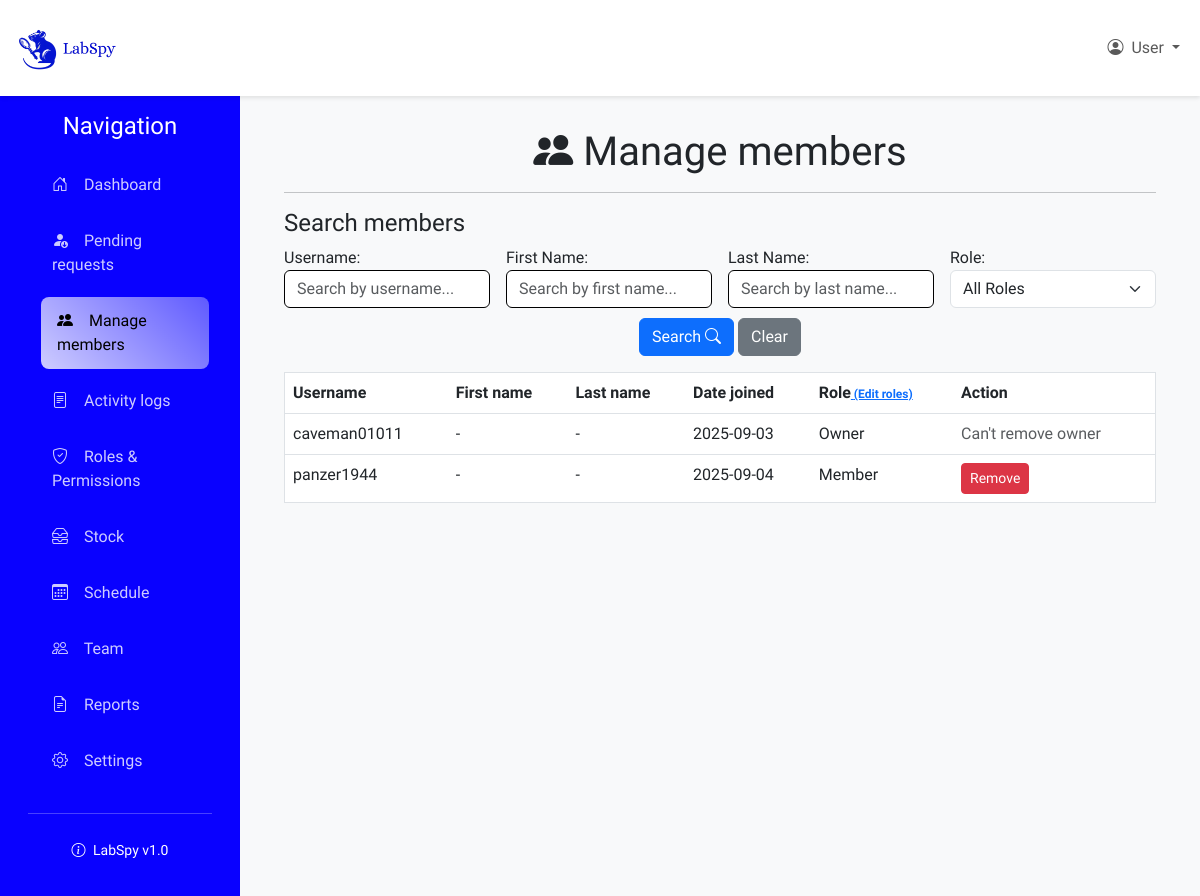
Before: /labspaces/lab/E5PW8A/manage_members/ (signed in) with the older database file.
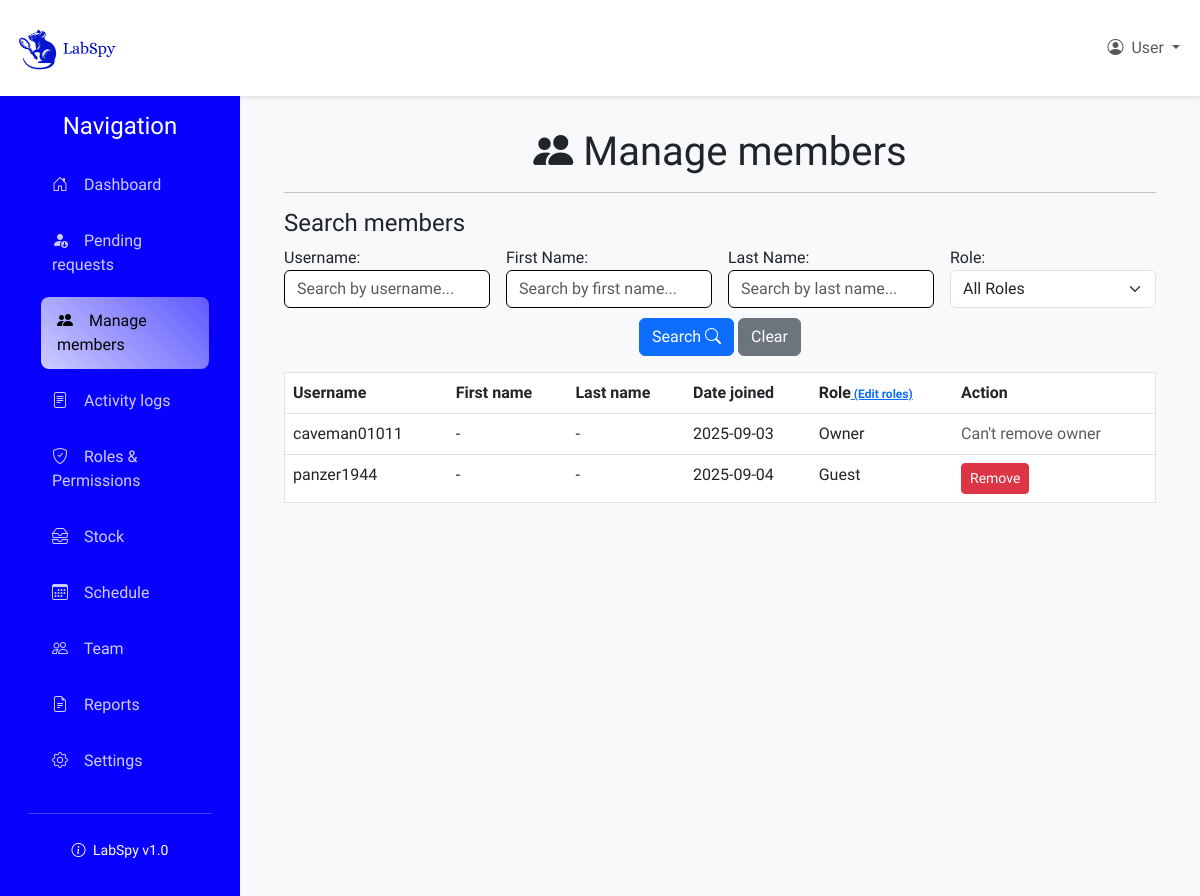
After: the same page with the newer database file.
### labspaces/models.py (models this page shows, shortened)
class LabMembership(models.Model):
    lab = models.ForeignKey(Lab, on_delete=models.CASCADE)
    user = models.ForeignKey(CustomUser, on_delete=models.CASCADE)
    role = models.ForeignKey(Role, default=1, on_delete=models.SET_DEFAULT)
    created_at = models.DateTimeField(auto_now_add=True)
    class Meta:
        unique_together = ('lab', 'user')

class Role(models.Model):
    name = models.CharField(max_length=64)
    description = models.CharField(max_length=255)
    lab = models.ForeignKey(Lab, on_delete=models.CASCADE, null=True, blank=True)
    is_default = models.BooleanField(default=False)
    created_at = models.DateTimeField(auto_now_add=True)
    updated_at = models.DateTimeField(auto_now = True)
    class Meta:
        unique_together = ('lab', 'name', 'is_default')

### users/models.py (models this page shows)
class CustomUser(AbstractUser):
    phone_number = models.CharField(max_length=8, blank=True, null=True)
    date_joined = models.DateTimeField(auto_now_add=True, null=True, blank=True)

### labspaces/views.py (the view)
# urls.py: path('lab/<str:code>/manage_members/', views.manage_members, name='manage_members'),
@login_required
def manage_members(request, code):
    if not is_lab_admin(request.user, code):
        return HttpResponseForbidden("You are not authorized to view this page")
    try:
        labspace = Lab.objects.get(code=code)
        search_form = UserManagementSearchForm(request.GET)
        lab_members = LabMembership.objects.filter(
            lab=labspace,
            role__name__in=['owner', 'member', 'manager', 'guest'],
            role__is_default=True
        ).select_related('user').order_by('role', 'user__username')
        if search_form.is_valid():
            username = search_form.cleaned_data.get('username')
            first_name = search_form.cleaned_data.get('first_name')
            last_name = search_form.cleaned_data.get('last_name')
            role = search_form.cleaned_data.get('role')
            if username:
                lab_members = lab_members.filter(user__username__icontains=username)
            if first_name:
                lab_members = lab_members.filter(user__first_name__icontains=first_name)
            if last_name:
                lab_members = lab_members.filter(user__last_name__icontains=last_name)
            if role:
                lab_members = lab_members.filter(role__name__iexact=role)
        return render(request, 'labspaces/manage_members.html', {
            'labspace': labspace,
            'lab_members': lab_members,
            'search_form': search_form
        })
    except Lab.DoesNotExist:
        raise Http404("Lab not found")

### labspaces/context_processors.py (called while the page is built)
def lab_admin_status(request):
    context = {'user_is_admin': False, 'current_lab': None}
    if request.user.is_authenticated:
        try:
            lab_code = get_lab_code_from_url(request)
            if lab_code != "":
                try:
                    lab = Lab.objects.get(code=lab_code)
                    owner_role = Role.objects.get(name='owner', is_default=True, lab__isnull=True)
                    is_admin = LabMembership.objects.filter(
                        lab=lab,
                        user=request.user,
                        role=owner_role
                    ).exists()
                    if is_admin:
                        context['user_is_admin'] = True
                        context['current_lab'] = lab
                except Lab.DoesNotExist:
                    pass
        except Exception as e:
            pass
    return context

### labspaces/models.py (called while the page is built)
    def has_pending_requests(self):
        try:
            pending_role = Role.objects.get(name='pending', is_default=True, lab__isnull=True)
            return LabMembership.objects.filter(lab=self, role=pending_role).exists()
        except Role.DoesNotExist:
            return False

### labspaces/templates/labspaces/manage_members.html (shortened to what this page needs)
{% extends 'labspaces/lab_layout.html' %}
{% block content %}
<h1 class="text-center"><i class="bi bi-people-fill"></i> Manage members</h1>
<hr>
<h4 class="text-left">Search members</h4>
<form method="get" class="row g-3">
    <div class="col-md-3">
        {{ search_form.username.label_tag }}
        {{ search_form.username }}
    </div>
    <div class="col-md-3">
        {{ search_form.first_name.label_tag }}
        {{ search_form.first_name }}
    </div>
    <div class="col-md-3">
        {{ search_form.last_name.label_tag }}
        {{ search_form.last_name }}
    </div>
    <div class="col-md-3">
        {{ search_form.role.label_tag }}
        {{ search_form.role }}
    </div>
    <div class="col-12 text-center mb-3 mt-0">
        <button type="submit" class="btn btn-primary">Search <i class="bi bi-search"></i></button>
        <a href="{% url 'labspaces:manage_members' code=labspace.code %}" class="btn btn-secondary">Clear</a>
    </div>
</form>
<div class="table-responsive" style="max-height: 610px; overflow-y: auto;">
<table class="table table-hover border mb-0">
    <thead>
        <tr>
            <th scope="col">Username</th>
            <th scope="col">First name</th>
            <th scope="col">Last name</th>
            <th scope="col">Date joined</th>
            <th scope="col">Role<a class="link-small" href="{% url 'labspaces:manage_permissions' code=current_lab.code %}" > (Edit roles)</a></th>
            <th scope="col">Action</th>
        </tr>
    </thead>
    <tbody>
        {% for member in lab_members %}
        <tr>
            <td>{{ member.user.username|truncatechars:16 }}</td>
            <td>{{ member.user.first_name|default:"-"|truncatechars:16 }}</td>
            <td>{{ member.user.last_name|default:"-"|truncatechars:16 }}</td>
            <td>{{ member.created_at|date:"Y-m-d" }}</td>
            <td>{{ member.role.name|capfirst|truncatechars:16 }}</td>
            <td>
                {% if member.role.name != 'owner' %}
                <form action="{% url 'labspaces:remove_member' %}" method="post" style="display:inline;">
                    <button type="submit" class="btn btn-danger btn-sm" title="Remove member">
                        Remove
                    </button>
                </form>
                {% else %}
                <span class="text-muted">Can't remove owner</span>
                {% endif %}
            </td>
        </tr>
        {% empty %}
        <tr>
            <td colspan="7" class="text-center">No members found.</td>
        </tr>
        {% endfor %}
    </tbody>
</table>
</div>
{% endblock %}

Changed rows visible on the page:
changed LabMembership "panzer1944": role.name "Member" → "Guest"
